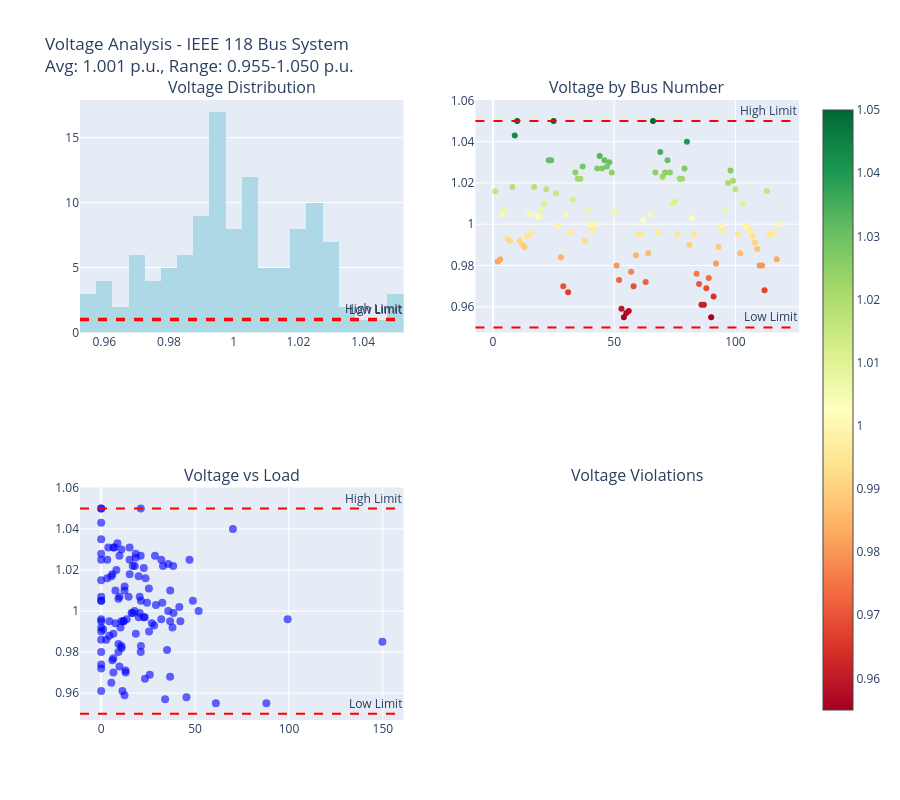

The notebook cell saved with this chart:
### Markdown cell above
## Try the AI Assistant

Let's demonstrate the AI assistant capabilities with some example queries.

### Code cell
# Demonstrate AI Assistant Capabilities
if conn:
    print("🚀 **AI Assistant Demo - Example Queries**")
    print("=" * 60)
    
    # Example 1: List available cases
    print("📋 **Example 1: List Cases**")
    result1 = process_natural_language_query("list cases", conn)
    
    print("\n" + "-"*60)
    
    # Example 2: Case analysis  
    print("🎯 **Example 2: Case Analysis**")
    result2 = process_natural_language_query("case analysis 0", conn)
    
    print("\n" + "-"*60)
    
    # Example 3: Voltage analysis
    print("⚡ **Example 3: Voltage Analysis**")
    result3 = process_natural_language_query("voltage analysis", conn)
    
    print("\n" + "="*60)
    print("💡 **Ready for Interactive Mode!**")
    print("🎯 Run: ai_assistant_interface() to start interactive session")
    print("🔍 Or use: process_natural_language_query('your query', conn)")
else:
    print("❌ Cannot demonstrate AI assistant without database connection")

### Figure 1 — Plotly figure (JSON) as saved in the notebook; plotly's stock layout.template omitted (floating-point values rounded to 4 significant figures)
{"data": [{"marker": {"color": "lightblue"}, "name": "Voltage Distribution", "nbinsx": 20, "type": "histogram", "x": [1.016, 0.982, 0.983, 1.005, 1.007, 0.993, 0.992, 1.018, 1.043, 1.05, 0.992, 0.99, 0.989, 0.994, 1.005, 0.996, 1.018, 1.004, 1.004, 1.007, 1.01, 1.017, 1.031, 1.031, 1.05, 1.015, 0.999, 0.984, 0.97, 1.005, 0.967, 0.996, 1.012, 1.025, 1.022, 1.022, 1.028, 0.992, 1.007, 1.0, 0.997, 1.0, 1.027, 1.033, 1.027, 1.031, 1.028, 1.03, 1.025, 1.006, 0.98, 0.973, 0.959, 0.955, 0.957, 0.958, 0.977, 0.97, 0.985, 0.995, 0.995, 1.002, 0.972, 0.986, 1.005, 1.05, 1.025, 0.996, 1.035, 1.023, 1.025, 1.031, 1.025, 1.01, 1.011, 0.995, 1.022, 1.022, 1.027, 1.04, 0.99, 1.003, 0.995, 0.976, 0.971, 0.961, 0.961, 0.969, 0.974, 0.955, 0.965, 0.981, 0.989, 0.999, 0.997, 1.007, 1.02, 1.026, 1.021, 1.017, 0.995, 0.986, 1.01, 0.999, 0.999, 0.997, 0.994, 0.991, 0.988, 0.98, 0.98, 0.968, 1.016, 0.995, 0.995, 0.996, 0.983, 1.0], "xaxis": "x", "yaxis": "y"}, {"marker": {"color": [1.016, 0.982, 0.983, 1.005, 1.007, 0.993, 0.992, 1.018, 1.043, 1.05, 0.992, 0.99, 0.989, 0.994, 1.005, 0.996, 1.018, 1.004, 1.004, 1.007, 1.01, 1.017, 1.031, 1.031, 1.05, 1.015, 0.999, 0.984, 0.97, 1.005, 0.967, 0.996, 1.012, 1.025, 1.022, 1.022, 1.028, 0.992, 1.007, 1.0, 0.997, 1.0, 1.027, 1.033, 1.027, 1.031, 1.028, 1.03, 1.025, 1.006, 0.98, 0.973, 0.959, 0.955, 0.957, 0.958, 0.977, 0.97, 0.985, 0.995, 0.995, 1.002, 0.972, 0.986, 1.005, 1.05, 1.025, 0.996, 1.035, 1.023, 1.025, 1.031, 1.025, 1.01, 1.011, 0.995, 1.022, 1.022, 1.027, 1.04, 0.99, 1.003, 0.995, 0.976, 0.971, 0.961, 0.961, 0.969, 0.974, 0.955, 0.965, 0.981, 0.989, 0.999, 0.997, 1.007, 1.02, 1.026, 1.021, 1.017, 0.995, 0.986, 1.01, 0.999, 0.999, 0.997, 0.994, 0.991, 0.988, 0.98, 0.98, 0.968, 1.016, 0.995, 0.995, 0.996, 0.983, 1.0], "colorscale": [[0, "rgb(165,0,38)"], [0.1, "rgb(215,48,39)"], [0.2, "rgb(244,109,67)"], [0.3, "rgb(253,174,97)"], [0.4, "rgb(254,224,139)"], [0.5, "rgb(255,255,191)"], [0.6, "rgb(217,239,139)"], [0.7, "rgb(166,217,106)"], [0.8, "rgb(102,189,99)"], [0.9, "rgb(26,152,80)"], [1, "rgb(0,104,55)"]], "showscale": true, "size": 6}, "mode": "markers", "name": "Bus Voltages", "type": "scatter", "x": [1, 2, 3, 4, 5, 6, 7, 8, 9, 10, 11, 12, 13, 14, 15, 16, 17, 18, 19, 20, 21, 22, 23, 24, 25, 26, 27, 28, 29, 30, 31, 32, 33, 34, 35, 36, 37, 38, 39, 40, 41, 42, 43, 44, 45, 46, 47, 48, 49, 50, 51, 52, 53, 54, 55, 56, 57, 58, 59, 60, 61, 62, 63, 64, 65, 66, 67, 68, 69, 70, 71, 72, 73, 74, 75, 76, 77, 78, 79, 80, 81, 82, 83, 84, 85, 86, 87, 88, 89, 90, 91, 92, 93, 94, 95, 96, 97, 98, 99, 100, 101, 102, 103, 104, 105, 106, 107, 108, 109, 110, 111, 112, 113, 114, 115, 116, 117, 118], "xaxis": "x2", "y": [1.016, 0.982, 0.983, 1.005, 1.007, 0.993, 0.992, 1.018, 1.043, 1.05, 0.992, 0.99, 0.989, 0.994, 1.005, 0.996, 1.018, 1.004, 1.004, 1.007, 1.01, 1.017, 1.031, 1.031, 1.05, 1.015, 0.999, 0.984, 0.97, 1.005, 0.967, 0.996, 1.012, 1.025, 1.022, 1.022, 1.028, 0.992, 1.007, 1.0, 0.997, 1.0, 1.027, 1.033, 1.027, 1.031, 1.028, 1.03, 1.025, 1.006, 0.98, 0.973, 0.959, 0.955, 0.957, 0.958, 0.977, 0.97, 0.985, 0.995, 0.995, 1.002, 0.972, 0.986, 1.005, 1.05, 1.025, 0.996, 1.035, 1.023, 1.025, 1.031, 1.025, 1.01, 1.011, 0.995, 1.022, 1.022, 1.027, 1.04, 0.99, 1.003, 0.995, 0.976, 0.971, 0.961, 0.961, 0.969, 0.974, 0.955, 0.965, 0.981, 0.989, 0.999, 0.997, 1.007, 1.02, 1.026, 1.021, 1.017, 0.995, 0.986, 1.01, 0.999, 0.999, 0.997, 0.994, 0.991, 0.988, 0.98, 0.98, 0.968, 1.016, 0.995, 0.995, 0.996, 0.983, 1.0], "yaxis": "y2"}, {"marker": {"color": "blue", "opacity": 0.6, "size": 8}, "mode": "markers", "name": "Voltage vs Load", "type": "scatter", "x": [23.6, 10.85, 21.16, 21.16, 0.0, 28.21, 10.31, 15.19, 0.0, 0.0, 37.97, 25.5, 18.45, 7.595, 48.82, 13.56, 5.967, 32.55, 24.41, 9.765, 7.595, 5.425, 3.797, 7.052, 0.0, 0.0, 38.52, 9.222, 13.02, 0.0, 23.33, 32.01, 12.48, 32.01, 17.9, 16.82, 0.0, 0.0, 14.6, 35.68, 20.0, 51.9, 9.731, 8.65, 28.65, 15.14, 18.38, 10.81, 47.03, 9.19, 9.19, 9.731, 12.43, 61.09, 34.06, 45.41, 6.487, 6.487, 149.8, 42.17, 0.0, 41.63, 0.0, 0.0, 0.0, 21.08, 15.14, 0.0, 0.0, 35.68, 0.0, 6.487, 3.244, 36.76, 25.41, 36.7, 32.92, 38.32, 21.05, 70.17, 0.0, 29.15, 10.79, 5.937, 12.95, 11.33, 0.0, 25.91, 0.0, 87.98, 5.397, 35.08, 6.477, 16.19, 22.67, 20.51, 8.096, 18.35, 22.67, 19.97, 11.87, 2.699, 12.41, 20.51, 16.73, 23.21, 26.99, 1.08, 4.318, 21.05, 0.0, 36.7, 3.238, 4.318, 11.87, 99.31, 10.79, 17.81], "xaxis": "x3", "y": [1.016, 0.982, 0.983, 1.005, 1.007, 0.993, 0.992, 1.018, 1.043, 1.05, 0.992, 0.99, 0.989, 0.994, 1.005, 0.996, 1.018, 1.004, 1.004, 1.007, 1.01, 1.017, 1.031, 1.031, 1.05, 1.015, 0.999, 0.984, 0.97, 1.005, 0.967, 0.996, 1.012, 1.025, 1.022, 1.022, 1.028, 0.992, 1.007, 1.0, 0.997, 1.0, 1.027, 1.033, 1.027, 1.031, 1.028, 1.03, 1.025, 1.006, 0.98, 0.973, 0.959, 0.955, 0.957, 0.958, 0.977, 0.97, 0.985, 0.995, 0.995, 1.002, 0.972, 0.986, 1.005, 1.05, 1.025, 0.996, 1.035, 1.023, 1.025, 1.031, 1.025, 1.01, 1.011, 0.995, 1.022, 1.022, 1.027, 1.04, 0.99, 1.003, 0.995, 0.976, 0.971, 0.961, 0.961, 0.969, 0.974, 0.955, 0.965, 0.981, 0.989, 0.999, 0.997, 1.007, 1.02, 1.026, 1.021, 1.017, 0.995, 0.986, 1.01, 0.999, 0.999, 0.997, 0.994, 0.991, 0.988, 0.98, 0.98, 0.968, 1.016, 0.995, 0.995, 0.996, 0.983, 1.0], "yaxis": "y3"}], "layout": {"annotations": [{"font": {"size": 16}, "showarrow": false, "text": "Voltage Distribution", "x": 0.225, "xanchor": "center", "xref": "paper", "y": 1, "yanchor": "bottom", "yref": "paper"}, {"font": {"size": 16}, "showarrow": false, "text": "Voltage by Bus Number", "x": 0.775, "xanchor": "center", "xref": "paper", "y": 1, "yanchor": "bottom", "yref": "paper"}, {"font": {"size": 16}, "showarrow": false, "text": "Voltage vs Load", "x": 0.225, "xanchor": "center", "xref": "paper", "y": 0.375, "yanchor": "bottom", "yref": "paper"}, {"font": {"size": 16}, "showarrow": false, "text": "Voltage Violations", "x": 0.775, "xanchor": "center", "xref": "paper", "y": 0.375, "yanchor": "bottom", "yref": "paper"}, {"showarrow": false, "text": "Low Limit", "x": 1, "xanchor": "right", "xref": "x domain", "y": 0.95, "yanchor": "bottom", "yref": "y"}, {"showarrow": false, "text": "High Limit", "x": 1, "xanchor": "right", "xref": "x domain", "y": 1.05, "yanchor": "bottom", "yref": "y"}, {"showarrow": false, "text": "Low Limit", "x": 1, "xanchor": "right", "xref": "x2 domain", "y": 0.95, "yanchor": "bottom", "yref": "y2"}, {"showarrow": false, "text": "High Limit", "x": 1, "xanchor": "right", "xref": "x2 domain", "y": 1.05, "yanchor": "bottom", "yref": "y2"}, {"showarrow": false, "text": "Low Limit", "x": 1, "xanchor": "right", "xref": "x3 domain", "y": 0.95, "yanchor": "bottom", "yref": "y3"}, {"showarrow": false, "text": "High Limit", "x": 1, "xanchor": "right", "xref": "x3 domain", "y": 1.05, "yanchor": "bottom", "yref": "y3"}], "height": 800, "shapes": [{"line": {"color": "red", "dash": "dash"}, "type": "line", "x0": 0, "x1": 1, "xref": "x domain", "y0": 0.95, "y1": 0.95, "yref": "y"}, {"line": {"color": "red", "dash": "dash"}, "type": "line", "x0": 0, "x1": 1, "xref": "x domain", "y0": 1.05, "y1": 1.05, "yref": "y"}, {"line": {"color": "red", "dash": "dash"}, "type": "line", "x0": 0, "x1": 1, "xref": "x2 domain", "y0": 0.95, "y1": 0.95, "yref": "y2"}, {"line": {"color": "red", "dash": "dash"}, "type": "line", "x0": 0, "x1": 1, "xref": "x2 domain", "y0": 1.05, "y1": 1.05, "yref": "y2"}, {"line": {"color": "red", "dash": "dash"}, "type": "line", "x0": 0, "x1": 1, "xref": "x3 domain", "y0": 0.95, "y1": 0.95, "yref": "y3"}, {"line": {"color": "red", "dash": "dash"}, "type": "line", "x0": 0, "x1": 1, "xref": "x3 domain", "y0": 1.05, "y1": 1.05, "yref": "y3"}], "showlegend": false, "title": {"text": "Voltage Analysis - IEEE 118 Bus System<br>Avg: 1.001 p.u., Range: 0.955-1.050 p.u."}, "xaxis": {"anchor": "y", "domain": [0, 0.45]}, "xaxis2": {"anchor": "y2", "domain": [0.55, 1]}, "xaxis3": {"anchor": "y3", "domain": [0, 0.45]}, "xaxis4": {"anchor": "y4", "domain": [0.55, 1]}, "yaxis": {"anchor": "x", "domain": [0.625, 1]}, "yaxis2": {"anchor": "x2", "domain": [0.625, 1]}, "yaxis3": {"anchor": "x3", "domain": [0, 0.375]}, "yaxis4": {"anchor": "x4", "domain": [0, 0.375]}}}
